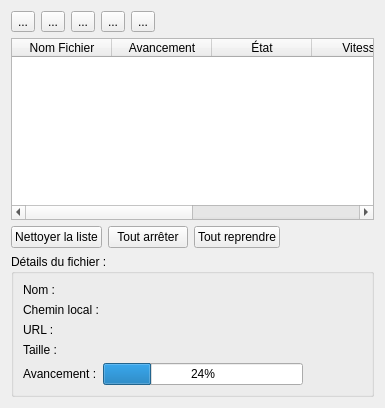
<?xml version="1.0" encoding="UTF-8"?>
<ui version="4.0">
 <class>Telechargements</class>
 <widget class="QWidget" name="Telechargements">
  <property name="geometry">
   <rect>
    <x>0</x>
    <y>0</y>
    <width>385</width>
    <height>408</height>
   </rect>
  </property>
  <layout class="QVBoxLayout" name="verticalLayout_5">
   <item>
    <layout class="QHBoxLayout" name="horizontalLayout_8">
     <item>
      <widget class="QToolButton" name="button_folder">
       <property name="toolTip">
        <string>Ouvre le dossier des téléchargements</string>
       </property>
       <property name="text">
        <string>...</string>
       </property>
       <property name="icon">
        <iconset resource="images.qrc">
         <normaloff>:/button/res/button_open_24.png</normaloff>:/button/res/button_open_24.png</iconset>
       </property>
      </widget>
     </item>
     <item>
      <widget class="QToolButton" name="button_copy">
       <property name="toolTip">
        <string>Copier l'URL</string>
       </property>
       <property name="text">
        <string>...</string>
       </property>
       <property name="icon">
        <iconset resource="images.qrc">
         <normaloff>:/button/res/button_copy_24.png</normaloff>:/button/res/button_copy_24.png</iconset>
       </property>
      </widget>
     </item>
     <item>
      <widget class="QToolButton" name="button_resume">
       <property name="toolTip">
        <string>Reprendre le téléchargement</string>
       </property>
       <property name="text">
        <string>...</string>
       </property>
       <property name="icon">
        <iconset resource="images.qrc">
         <normaloff>:/button/res/button_start_24.png</normaloff>:/button/res/button_start_24.png</iconset>
       </property>
      </widget>
     </item>
     <item>
      <widget class="QToolButton" name="button_pause">
       <property name="toolTip">
        <string>Mettre en pause</string>
       </property>
       <property name="text">
        <string>...</string>
       </property>
       <property name="icon">
        <iconset resource="images.qrc">
         <normaloff>:/button/res/button_pause_24.png</normaloff>:/button/res/button_pause_24.png</iconset>
       </property>
      </widget>
     </item>
     <item>
      <widget class="QToolButton" name="button_delete">
       <property name="toolTip">
        <string>Supprimer le téléchargement</string>
       </property>
       <property name="text">
        <string>...</string>
       </property>
       <property name="icon">
        <iconset resource="images.qrc">
         <normaloff>:/button/res/button_remove_24.png</normaloff>:/button/res/button_remove_24.png</iconset>
       </property>
      </widget>
     </item>
     <item>
      <spacer name="horizontalSpacer_8">
       <property name="orientation">
        <enum>Qt::Horizontal</enum>
       </property>
       <property name="sizeHint" stdset="0">
        <size>
         <width>40</width>
         <height>20</height>
        </size>
       </property>
      </spacer>
     </item>
    </layout>
   </item>
   <item>
    <widget class="QTableWidget" name="downloads_table">
     <property name="editTriggers">
      <set>QAbstractItemView::NoEditTriggers</set>
     </property>
     <property name="selectionBehavior">
      <enum>QAbstractItemView::SelectRows</enum>
     </property>
     <property name="showGrid">
      <bool>false</bool>
     </property>
     <property name="columnCount">
      <number>6</number>
     </property>
     <attribute name="horizontalHeaderVisible">
      <bool>true</bool>
     </attribute>
     <attribute name="horizontalHeaderStretchLastSection">
      <bool>true</bool>
     </attribute>
     <attribute name="verticalHeaderVisible">
      <bool>false</bool>
     </attribute>
     <attribute name="verticalHeaderDefaultSectionSize">
      <number>20</number>
     </attribute>
     <column>
      <property name="text">
       <string>Nom Fichier</string>
      </property>
     </column>
     <column>
      <property name="text">
       <string>Avancement</string>
      </property>
     </column>
     <column>
      <property name="text">
       <string>État</string>
      </property>
     </column>
     <column>
      <property name="text">
       <string>Vitesse</string>
      </property>
     </column>
     <column>
      <property name="text">
       <string>Fin</string>
      </property>
     </column>
     <column>
      <property name="text">
       <string>Ajouté le</string>
      </property>
     </column>
    </widget>
   </item>
   <item>
    <layout class="QHBoxLayout" name="horizontalLayout_9">
     <item>
      <widget class="QPushButton" name="button_clean_list">
       <property name="toolTip">
        <string/>
       </property>
       <property name="text">
        <string>Nettoyer la liste</string>
       </property>
      </widget>
     </item>
     <item>
      <widget class="QPushButton" name="button_stop_all">
       <property name="text">
        <string>Tout arrêter</string>
       </property>
      </widget>
     </item>
     <item>
      <widget class="QPushButton" name="button_resume_all">
       <property name="text">
        <string>Tout reprendre</string>
       </property>
      </widget>
     </item>
     <item>
      <spacer name="horizontalSpacer_7">
       <property name="orientation">
        <enum>Qt::Horizontal</enum>
       </property>
       <property name="sizeHint" stdset="0">
        <size>
         <width>40</width>
         <height>20</height>
        </size>
       </property>
      </spacer>
     </item>
    </layout>
   </item>
   <item>
    <widget class="QGroupBox" name="groupBox">
     <property name="title">
      <string>Détails du fichier :</string>
     </property>
     <property name="flat">
      <bool>false</bool>
     </property>
     <layout class="QFormLayout" name="formLayout_3">
      <property name="fieldGrowthPolicy">
       <enum>QFormLayout::AllNonFixedFieldsGrow</enum>
      </property>
      <item row="0" column="0">
       <widget class="QLabel" name="name_label">
        <property name="text">
         <string>Nom :</string>
        </property>
       </widget>
      </item>
      <item row="1" column="0">
       <widget class="QLabel" name="path_label">
        <property name="text">
         <string>Chemin local :</string>
        </property>
       </widget>
      </item>
      <item row="2" column="0">
       <widget class="QLabel" name="url_label">
        <property name="text">
         <string>URL :</string>
        </property>
       </widget>
      </item>
      <item row="3" column="0">
       <widget class="QLabel" name="size_label">
        <property name="text">
         <string>Taille :</string>
        </property>
       </widget>
      </item>
      <item row="4" column="0">
       <layout class="QHBoxLayout" name="horizontalLayout_4">
        <property name="sizeConstraint">
         <enum>QLayout::SetMaximumSize</enum>
        </property>
        <item>
         <widget class="QLabel" name="progress_label">
          <property name="text">
           <string>Avancement :</string>
          </property>
         </widget>
        </item>
        <item>
         <widget class="QProgressBar" name="progressBar">
          <property name="sizePolicy">
           <sizepolicy hsizetype="Fixed" vsizetype="Fixed">
            <horstretch>0</horstretch>
            <verstretch>0</verstretch>
           </sizepolicy>
          </property>
          <property name="minimumSize">
           <size>
            <width>200</width>
            <height>0</height>
           </size>
          </property>
          <property name="value">
           <number>24</number>
          </property>
         </widget>
        </item>
       </layout>
      </item>
     </layout>
    </widget>
   </item>
  </layout>
 </widget>
 <resources>
  <include location="images.qrc"/>
 </resources>
 <connections>
  <connection>
   <sender>button_folder</sender>
   <signal>clicked()</signal>
   <receiver>Telechargements</receiver>
   <slot>open_Action()</slot>
   <hints>
    <hint type="sourcelabel">
     <x>20</x>
     <y>21</y>
    </hint>
    <hint type="destinationlabel">
     <x>192</x>
     <y>203</y>
    </hint>
   </hints>
  </connection>
  <connection>
   <sender>button_copy</sender>
   <signal>clicked()</signal>
   <receiver>Telechargements</receiver>
   <slot>copy_Action()</slot>
   <hints>
    <hint type="sourcelabel">
     <x>48</x>
     <y>21</y>
    </hint>
    <hint type="destinationlabel">
     <x>192</x>
     <y>203</y>
    </hint>
   </hints>
  </connection>
  <connection>
   <sender>button_resume</sender>
   <signal>clicked()</signal>
   <receiver>Telechargements</receiver>
   <slot>continue_Action()</slot>
   <hints>
    <hint type="sourcelabel">
     <x>76</x>
     <y>21</y>
    </hint>
    <hint type="destinationlabel">
     <x>192</x>
     <y>203</y>
    </hint>
   </hints>
  </connection>
  <connection>
   <sender>button_pause</sender>
   <signal>clicked()</signal>
   <receiver>Telechargements</receiver>
   <slot>pause_Action()</slot>
   <hints>
    <hint type="sourcelabel">
     <x>104</x>
     <y>21</y>
    </hint>
    <hint type="destinationlabel">
     <x>192</x>
     <y>203</y>
    </hint>
   </hints>
  </connection>
  <connection>
   <sender>button_delete</sender>
   <signal>clicked()</signal>
   <receiver>Telechargements</receiver>
   <slot>suppr_liste_Action()</slot>
   <hints>
    <hint type="sourcelabel">
     <x>132</x>
     <y>21</y>
    </hint>
    <hint type="destinationlabel">
     <x>192</x>
     <y>203</y>
    </hint>
   </hints>
  </connection>
 </connections>
 <slots>
  <slot>open_Action()</slot>
  <slot>copy_Action()</slot>
  <slot>continue_Action()</slot>
  <slot>pause_Action()</slot>
  <slot>suppr_liste_Action()</slot>
 </slots>
</ui>
